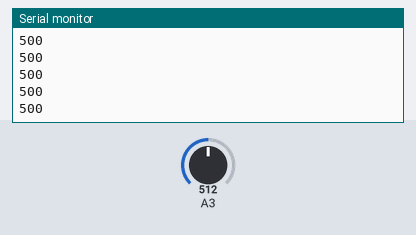
A sketch run on a simulated Arduino Uno, built with avr-gcc and run on an emulated ATmega328P. Shown: the last lines printed to the serial monitor. The inputs (shaded band) are chosen by the test bench; at power-on: A3 = 512.

Above: at 1.2 s.
1.3 s: A3 set to 716
At 2.3 s:
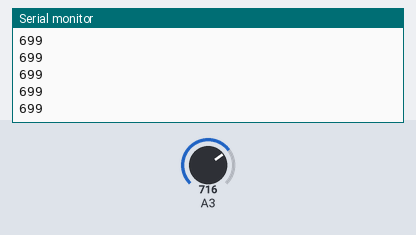
2.8 s: A3 set to 900
At 3.7 s:
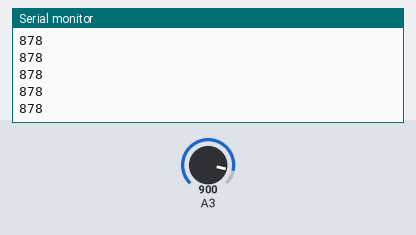
Timing chart, 0 to 5.8 s (numbered marks = the images above; inputs shaded):
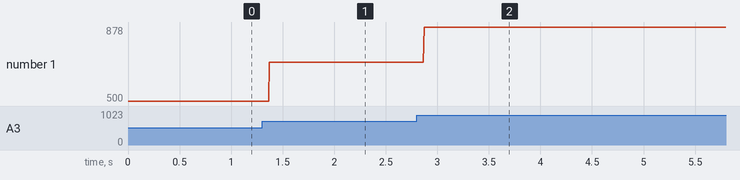

Measured:
- after the input at 1.3 s, the serial monitor: prints a new line after 0.07 s (image 1)
- after the input at 2.8 s, the serial monitor: prints a new line after 0.07 s (image 2)
- plotted number 1: 500 → 699 after the input at 1.3 s, 699 → 878 after the input at 2.8 s

The sketch:

read_pot.ino
```cpp
// farthest from the wood is the analog pin
int potVal = 0;

void setup() {
  // put your setup code here, to run once:
  Serial.begin(9600);           // set up Serial library at 9600 bps


}

void loop() {
  // put your main code here, to run repeatedly:
   potVal = map(analogRead(A3),0,1024,0,1000);
   Serial.println(potVal);
}
```
